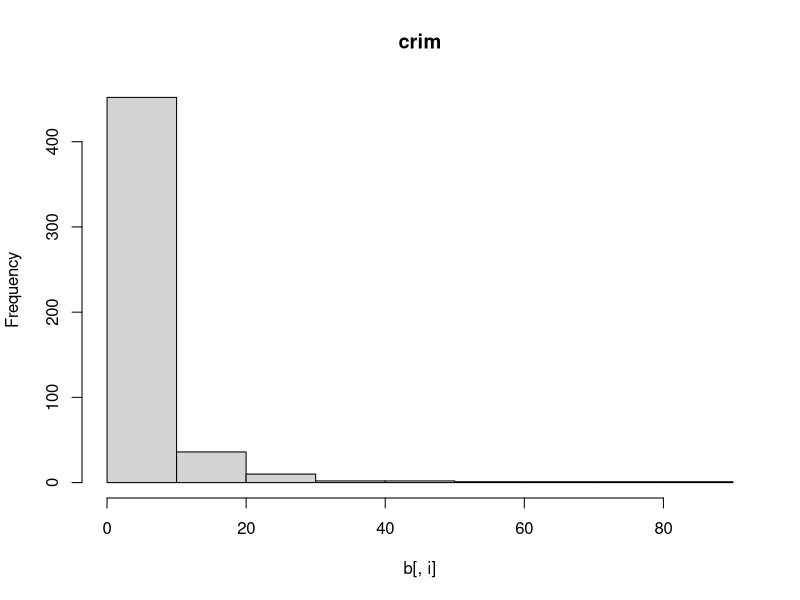
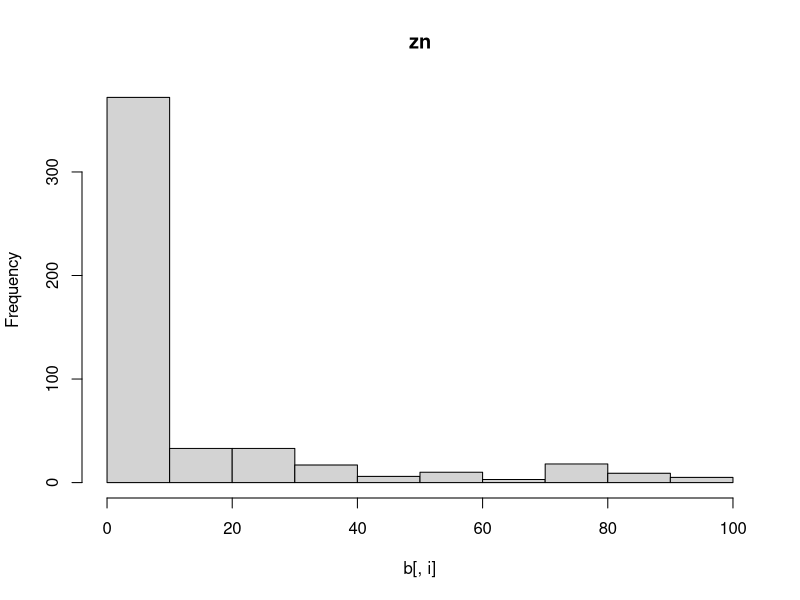
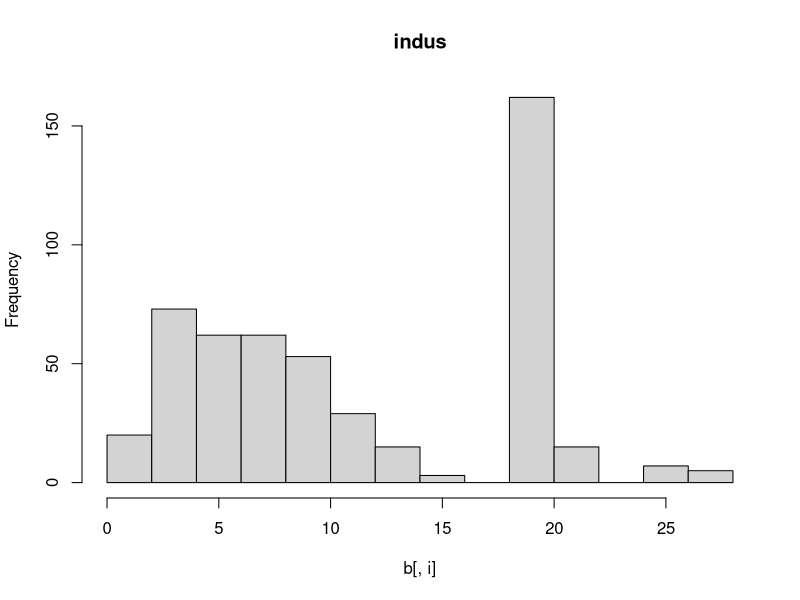
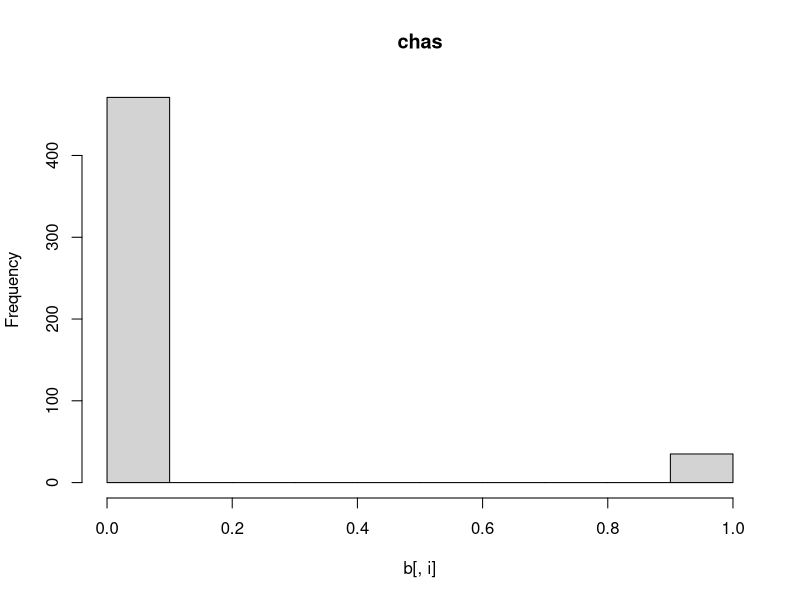
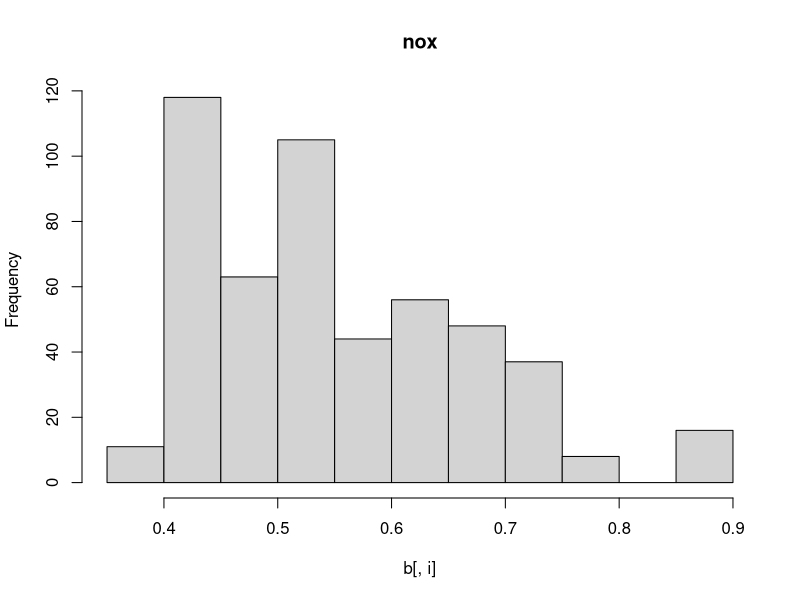
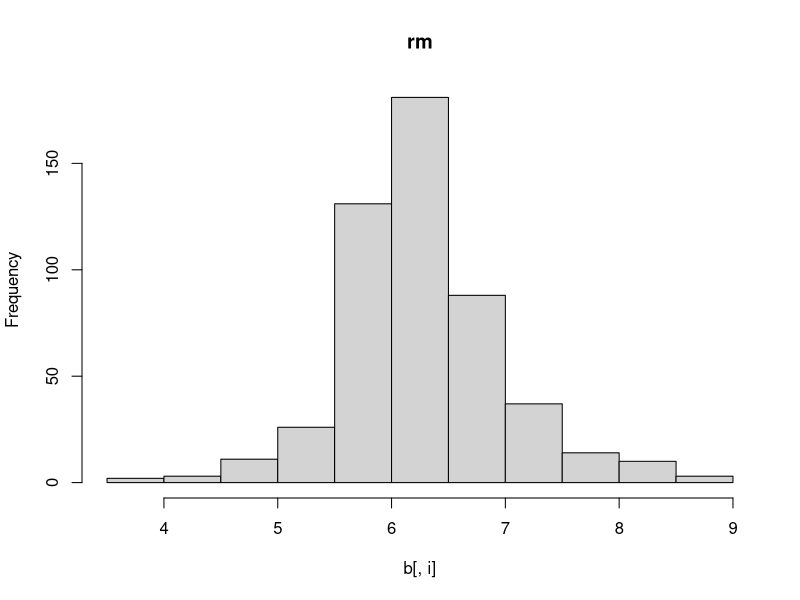
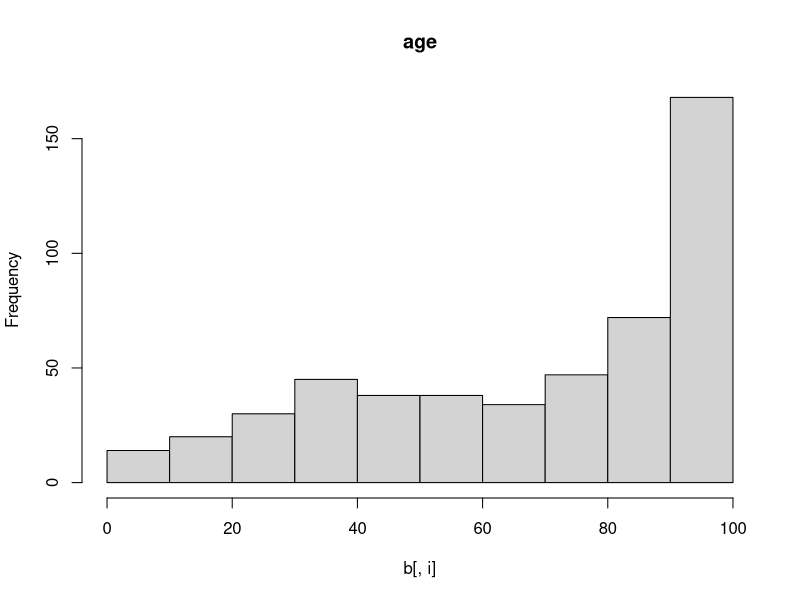
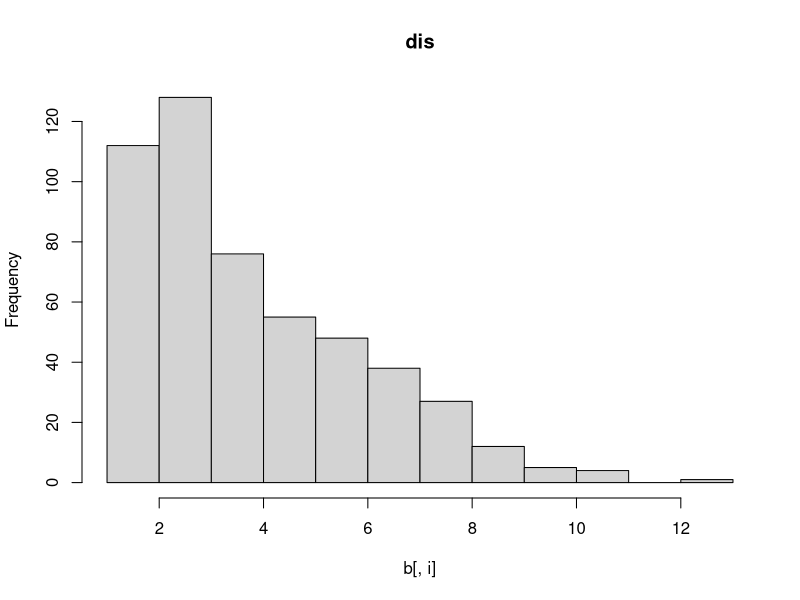

Write R code to recreate these figures, in order.
## ---- chunk 1
library(tidyverse)
# install.packages("MASS") # install the MASS package (if you don't already have it)
library(MASS)
library(knitr)
library(caret)
library(arm)

data(Boston)

?Boston # Look at the data dictionary 

b <- Boston # Rename to avoid more typing than necessary
## ---- chunk 2
summary(b)  # Get a summary of each variable.  
## ---- chunk 3
glimpse(b)   # Look at the structure of the dataset
## ---- chunk 4

for(i in 1:length(names(b))){
  hist(b[,i], main = names(b)[i])
}
## ---- chunk 5
skimr::skim(b)
## ---- chunk 6
#Chas can be converted to factor
b$chas<-as.factor(b$chas)

## ---- chunk 7
ggplot(b, aes(rad, medv)) +
  geom_point() +
  labs(title = "Medv ~ rad")

table(b$rad) # Here is the distribution of rad.
## ---- chunk 8
# Write your code here
b %>%
  summarize(Avg_Nox= mean(nox),
            SEM=sd(nox)/sqrt(n()),
            Lower=Avg_Nox-1.96*SEM,
            Upper=Avg_Nox+1.96*SEM)
## ---- chunk 9
# Write your code here
ggplot(b,aes(nox,medv))+
  geom_point()+
  stat_smooth(method = "lm")+
  labs(title="Relationship between NOX and MEDV")
## ---- chunk 10
# Your code goes here
model_nox<-lm(medv~nox,b)
summary(model_nox)
## ---- chunk 11
SEM<-3.196
Est<--33.916
Lower<-Est-1.96*SEM
Lower
Upper<-Est+1.96*SEM
Upper
## ---- chunk 12
# Write your code here. 
model_all<-lm(medv~.,b)
summary(model_all)
## ---- chunk 13
SEM<-3.82
Est<--17.77
Lower<-Est-1.96*SEM
print(paste("Lower interval: ",Lower))
Upper<-Est+1.96*SEM
print(paste("Upper Interval: ",Upper))

## ---- chunk 14
# Your code goes here
#Standardize
#Combining the scale and center transforms will standardize the data. Attributes will have a mean value of 0 and #a standard deviation of 1.
full_scaled_model<- train(medv~.,b,preProcess = c("center","scale"),
      method = "lm")
summary(full_scaled_model)$coefficients
## ---- chunk 15
# your code goes here
print(paste("R-Squard from model summary",summary(model_all)$r.squared))

print(paste("Adjusted R Squared from model summary", summary(model_all)$adj.r.squared))

rmse<-function(model){
  sqrt(sum(model$residuals^2)/model$df)
}
  
print(paste("RMSE from function",round(rmse(model_all),2)))

r2<-function(pred,actual){
  SSE<-sum((pred-actual)^2)
  SSTO<-sum((actual-mean(actual))^2)
  return(1-(SSE/SSTO)) 
}

print(paste("R Squared from function",r2(fitted(model_all),b$medv)))
## ---- chunk 16
# Your code goes here
set.seed(1234)
full_knn_model<- train(medv~.,b,preProcess = c("center","scale"),
      method = "knn")
r2(fitted(full_knn_model),b$medv)
plot(b$medv,fitted(full_knn_model))
abline(lm(b$medv~fitted(full_knn_model)))

plot(b$medv,fitted(full_scaled_model))  
abline(lm(b$medv~fitted(full_scaled_model)))

print(paste("R squared of KNN model is",r2(fitted(full_knn_model),b$medv)))
print(paste("R squared of Linear model is",r2(fitted(full_scaled_model),b$medv)))

## ---- chunk 17
# Your code goes here
hist(b$nox)
cutoff<-median(b$nox)
print(paste("Cutoff level: ",cutoff))
b$predict<-predict(model_all,b)
## ---- chunk 18
Boston$nox<-ifelse(Boston$nox<cutoff,"low","high")
Boston$nox<-as.factor(Boston$nox)

ggplot(Boston,aes(x=medv,color=nox))+
  geom_histogram(position = "identity")
## ---- chunk 19

low_nox<-subset(b,nox<cutoff)
high_nox<-subset(b,nox>cutoff)
mean_low_nox<-median(low_nox$predict)

high_nox$diff<-high_nox$predict-mean_low_nox
print(paste("On an average, median value decreases by ",
            1000*abs(round(mean(high_nox$diff),0)),
            " dollars when nox level goes high from low"
            )
      )
print(paste("Average price of house:",
            1000*round(mean(b$medv),1),
            " dollars"
            )
      )

## ---- chunk 20
median_low_nox=median(low_nox$nox)
print(median_low_nox)
median_high_nox=median(high_nox$nox)
print(median_high_nox)
low_nox_df<-data.frame(crim=median(b$crim),
                       zn=median(b$zn),
                       indus=median(b$indus),
                       chas="0",
                       nox=median_low_nox,
                       rm=median(b$rm),
                       age=median(b$age),
                       dis=median(b$dis),
                       rad=median(b$rad),
                       tax=median(b$tax),
                       ptratio=median(b$ptratio),
                       black=median(b$black),
                       lstat=median(b$lstat),
                       medv=median(b$medv))
high_nox_df<-data.frame(crim=median(b$crim),
                       zn=median(b$zn),
                       indus=median(b$indus),
                       chas="0",
                       nox=median_high_nox,
                       rm=median(b$rm),
                       age=median(b$age),
                       dis=median(b$dis),
                       rad=median(b$rad),
                       tax=median(b$tax),
                       ptratio=median(b$ptratio),
                       black=median(b$black),
                       lstat=median(b$lstat),
                       medv=median(b$medv))

print(paste("Keeping all other parameters constant and changing the nox levels, average price decreases by ",
      1000*round(predict(full_scaled_model,low_nox_df)-predict(full_scaled_model,high_nox_df),1)
            ))
